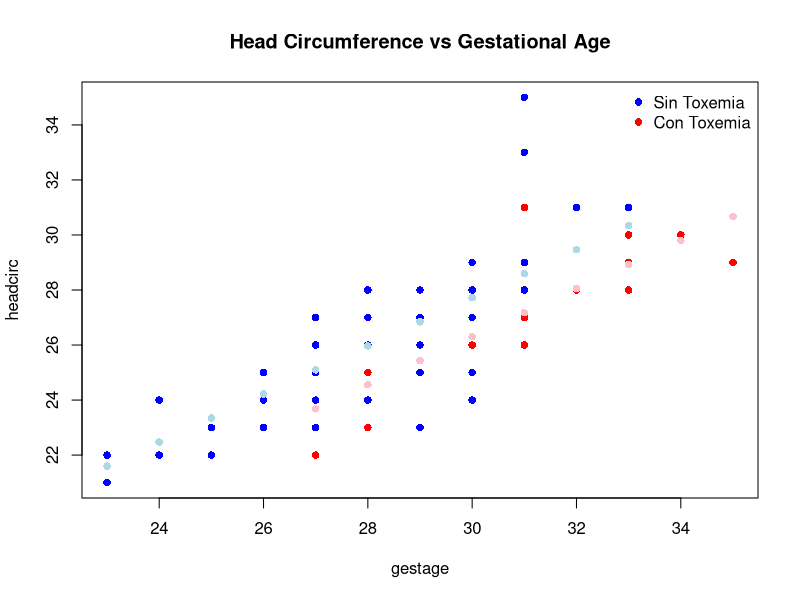

Generate this figure with R:
# Cargar los datos
data <- read.table("low birth weight infants.txt", header = TRUE)

# Ajuste del modelo lineal simple para explicar headcirc con momage
lm_model <- lm(headcirc ~ momage, data = data)
summary(lm_model)

# Ajuste del modelo lineal múltiple con toxemia y gestage
lm_model_multiple <- lm(headcirc ~ toxemia + gestage, data = data)
summary(lm_model_multiple)

# Grafico headcirc versus gestage
plot(data$gestage, data$headcirc, col = ifelse(data$toxemia == 1, "red", "blue"), pch = 16,
     xlab = "gestage", ylab = "headcirc", 
     main = "Head Circumference vs Gestational Age")
# Superponer los valores predichos en colores celeste y rosa según toxemia
points(data$gestage, lm_model_multiple$fitted.values, col = ifelse(data$toxemia == 1, "pink", "lightblue"), pch = 16)
legend("topright", legend = c("Sin Toxemia", "Con Toxemia"), col = c("blue", "red"), pch = 16, bty = "n")